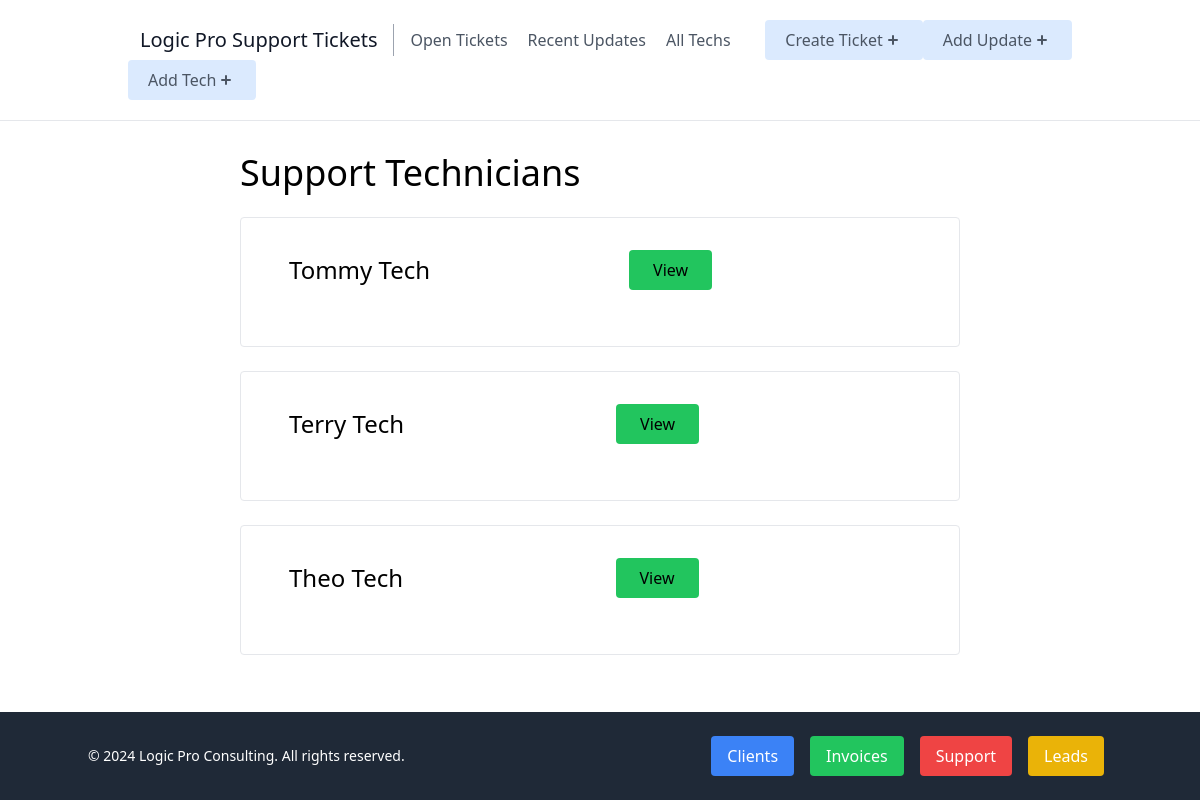
The app's page /support/techs/ with its own data.
### support/models.py (models this page shows, shortened)
class Technician(models.Model):
    first_name = models.CharField(max_length=100)
    last_name = models.CharField(max_length=100)
    email = models.EmailField()
    phone = models.CharField(max_length=20)
    is_active = models.BooleanField(default=True)
    created_at = models.DateTimeField(auto_now_add=True)
    updated_at = models.DateTimeField(auto_now=True)

### support/views.py (the view)
# urls.py: path('support/techs/', tech_index, name='techs-home'),
def tech_index(request):
    techs = Technician.objects.all()
    context = {
        'techs': techs
    }
    return render(request, 'support/tech_index.html', context)

### support/templates/support/tech_index.html (shortened to what this page needs)
{% extends 'support/_base.html' %}
{% block content %}
<div style="margin-bottom: 100px;" class="sm:w-2/3 mx-auto px-10">
    <h1 class="text-4xl mb-2">Support Technicians</h1>
    {% for tech in techs %}
    <div class="border rounded px-12 py-8 my-6 hover:bg-gray-50">
        <div class="flex justify-between items-center pb-6">
            <p class="text-2xl">{{ tech.first_name }} {{ tech.last_name }}</p>
            <a href="{% url 'view-tech' tech.pk %}"><p class="rounded bg-green-500 px-6 py-2">View</p></a>
        </div>
    </div>
    {% endfor %}
</div>
{% endblock content %}

### records on screen
Technician: first_name "Tommy", last_name "Tech"
Technician: first_name "Terry", last_name "Tech"
Technician: first_name "Theo", last_name "Tech"
